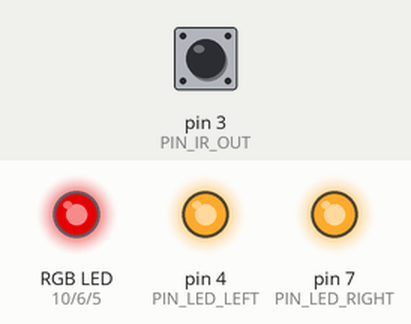
This sketch was run on a simulated Arduino Uno, built with avr-gcc and run on an emulated ATmega328P. Parts: an RGB LED mixed from three pins (HIGH = lit), output pins drawn as LEDs (lit = HIGH). Inputs (shaded band) come from the test bench; at power-on: pin 3 (PIN_IR_OUT) HIGH. Dim RGB values are drawn brighter than linear; random numbers use the default seed unless the sketch sets one.

Above: at 1.2 s.
1.3 s: pin 3 (PIN_IR_OUT) pulsed LOW 2 times (0.12 s each, 0.3 s apart)
At 2.17 s:
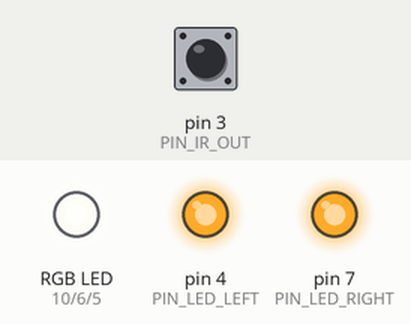
4.3 s: pin 3 (PIN_IR_OUT) driven LOW
At 4.59 s:
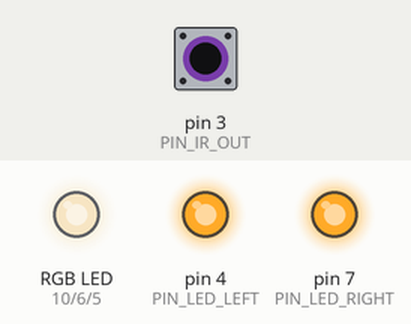
Timing chart, 0 to 24.7 s (numbered marks = the images above; inputs shaded):
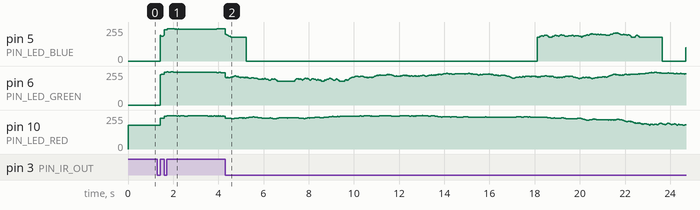

The sketch:

led_random_walk.ino
```cpp
#include "lights.h"
#include "pins.h"

Lights lights;
int Red = 128, Green = 128, Blue = 128;
unsigned long last_button_down = 0;
bool torch_on = false;
int presses = 0;

void setup() {
  //led_cycle(&lights, PIN_LED_LEFT, 250);
  //led_cycle(&lights, PIN_LED_RIGHT, 250);
  lights.set(PIN_LED_BOTH, 0, 0, 0);

  pinMode(PIN_BUTTON, INPUT_PULLUP);
  attachInterrupt(INT_BUTTON, button_press, CHANGE);
  last_button_down = millis();
}

void button_press() {

  if (last_button_down > 1000) {
  presses++;
  if (presses > 3) {
    presses = 1;
  }
  }
  last_button_down = millis();
}

void loop()
{
  byte randRed;
  byte randGreen;
  byte randBlue;
  randRed = random(0,2);
  randGreen = random(0,2);
  randBlue = random(0,2);

  int i = 0;
  for (i=0; i<5; i++) {
      delay(5);
      if ( randRed == 1 ) {
        if ( Red < 255 ) {
          Red++;
        }
      } else {
        if ( Red > 0 ) {
          Red--;
        }
      }
      if (randGreen == 1) {
        if ( Green < 255 ) {
          Green++;
        }
      } else {
        if ( Green > 0 ) {
          Green--;
        }
      }
      if (randBlue == 1) {
        if ( Blue < 255 ) {
          Blue++;
        }
      } else {
        if ( Blue > 1 ) {
          Blue--;
        }
      }

      lights.set(PIN_LED_BOTH, Red/presses, Green/presses, Blue/presses);
  }
}
```

lights.cpp
```cpp
#include "lights.h"

int pins[] = {PIN_LED_RIGHT, PIN_LED_LEFT, PIN_LED_BLUE, PIN_LED_GREEN, PIN_LED_RED};

// Calibration for LED colour issues
const float calibration[] = {0.8, 1, 1};

Lights::Lights() {
  for (int i = 0; i < 6; i++) {
      pinMode(pins[i], OUTPUT);
      digitalWrite(pins[i], HIGH);
  }
}

unsigned logScale(float value) {
  return (unsigned char)((log(255 - value) / log(255)) * 255);
}

void Lights::set(int light, unsigned char red, unsigned char green, unsigned char blue) {
  analogWrite(PIN_LED_RED, logScale(red * calibration[0]));
  analogWrite(PIN_LED_GREEN, logScale(green * calibration[1]));
  analogWrite(PIN_LED_BLUE, logScale(blue * calibration[2]));
  if (light == PIN_LED_RIGHT) {
    digitalWrite(PIN_LED_RIGHT, HIGH);
    digitalWrite(PIN_LED_LEFT, LOW);
  } else if (light == PIN_LED_LEFT) {
    digitalWrite(PIN_LED_LEFT, HIGH);
    digitalWrite(PIN_LED_RIGHT, LOW);
  } else if (light == PIN_LED_BOTH) {
    digitalWrite(PIN_LED_LEFT, HIGH);
    digitalWrite(PIN_LED_RIGHT, HIGH);
  }
}

void led_cycle(Lights *lights, int light, int time) {
  unsigned char red = 0, green = 0, blue = 0;
  unsigned char brightness = 128;
  float step = (2 * PI) / time;
  for (float i = 0; i < 2 * PI; i += step) {
    red = (unsigned char)(abs(sin(i)) * brightness);
    green = (unsigned char)(abs(sin(i + PI / 4)) * brightness);
    blue = (unsigned char)(abs(sin(i + PI / 2)) * brightness);
    lights->set(light, red, green, blue);
    delay(1);
  }
}
```

lights.h
```cpp
#ifndef LIGHTS_H
#define LIGHTS_H

#include "Arduino.h"
#include "pins.h"

class Lights {
  public:
  Lights();
  void set(int light, unsigned char red, unsigned char green, unsigned char blue);
};

void led_cycle(Lights *lights, int light, int time);

#endif // LIGHTS_H
```

pins.h
```cpp
#ifndef PINS_H
#define PINS_H

enum Pins { PIN_LED_BOTH = -1,
            PIN_LED_RIGHT = 7,
            PIN_LED_LEFT = 4,
            PIN_LED_BLUE = 5,
            PIN_LED_GREEN = 6,
            PIN_LED_RED = 10,
            PIN_IR_IN = 11,
            PIN_IR_OUT = 3,
            PIN_BUTTON = 2
          };

enum Interrrupts {
            INT_BUTTON = 1,
            INT_RF = 2
};

#endif // PINS_H
```
